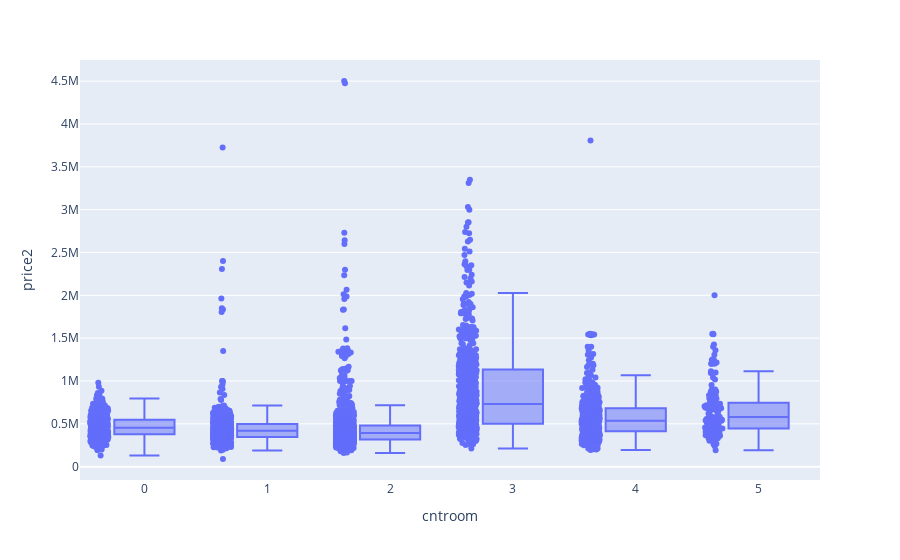

Notebook cell for this chart:
### Code cell
import plotly.express as px
df = pd.read_csv('fixed_floats.csv')
fig = px.box(df, x='cntroom', y='price2', points="all")
fig.show()

### Figure 1 — Plotly figure (JSON) as saved in the notebook; plotly's stock layout.template omitted (floating-point values rounded to 4 significant figures; data arrays with more than 128 entries replaced by an {"elided": "..."} marker saying what was removed)
{"data": [{"alignmentgroup": "True", "boxpoints": "all", "hovertemplate": "cntroom=%{x}<br>price2=%{y}<extra></extra>", "legendgroup": "", "marker": {"color": "#636efa"}, "name": "", "notched": false, "offsetgroup": "", "orientation": "v", "showlegend": false, "x": {"elided": "4186 int values"}, "x0": " ", "xaxis": "x", "y": {"elided": "4186 int values"}, "y0": " ", "yaxis": "y", "type": "box"}], "layout": {"xaxis": {"anchor": "y", "domain": [0.0, 1.0], "title": {"text": "cntroom"}}, "yaxis": {"anchor": "x", "domain": [0.0, 1.0], "title": {"text": "price2"}}, "legend": {"tracegroupgap": 0}, "margin": {"t": 60}, "boxmode": "group"}}
